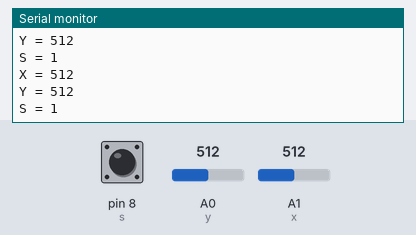
The sketch below on a simulated Arduino Uno, built with avr-gcc and run on an emulated ATmega328P. Parts: the last lines printed to the serial monitor. Inputs (shaded band) come from the test bench; at power-on: A0 (y) = 512, A1 (x) = 512, pin 8 (s) HIGH.

Above: at 1.2 s.
1.3 s: A0 (y) set to 716
At 1.57 s:
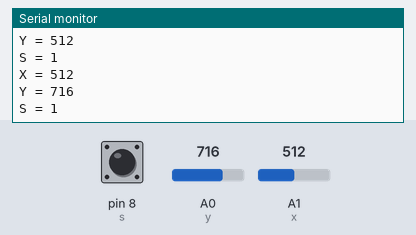
2.8 s: A1 (x) set to 716
At 2.98 s:
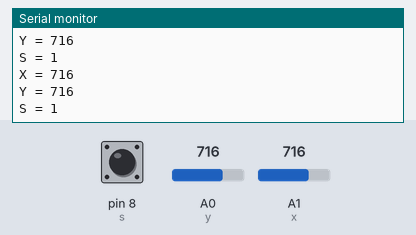
4.3 s: pin 8 (s) pulled LOW for 0.25 s
At 4.58 s:
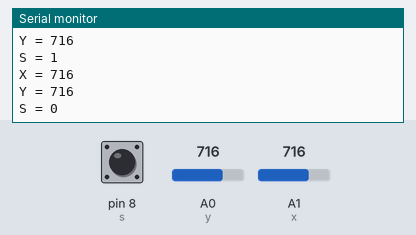
6.0 s: A0 (y) set to 900
At 6.19 s:
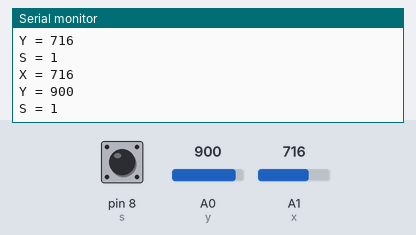
7.5 s: A1 (x) set to 900
At 7.79 s:
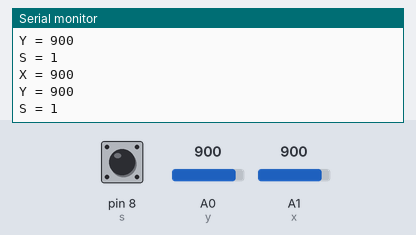
Timing chart, 0 to 10.0 s (numbered marks = the images above; inputs shaded):
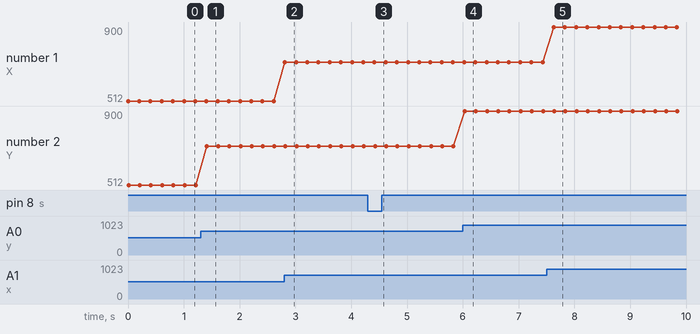

Measured:
- after the input at 1.3 s, the serial monitor: prints a new line after 0.12 s (image 1)
- after the input at 2.8 s, the serial monitor: prints a new line at once (image 2)
- after the input at 4.3 s, the serial monitor: prints a new line after 0.14 s (image 3)
- after the input at 6.0 s, the serial monitor: prints a new line at once (image 4)
- after the input at 7.5 s, the serial monitor: prints a new line after 0.13 s (image 5)
- plotted number 2: 512 → 716 after the input at 1.3 s, 716 → 900 after the input at 6.0 s

The sketch:

Sixteenth.ino
```cpp
// Now we will be introducing to the joystick module............The next one will be a pumped up project

int x = A1;   // Joystick X-axis connected to A1
int y = A0;   // Joystick Y-axis connected to A0
int s = 8;    // Joystick button (SW pin) connected to D8

int xVal;     // store X-axis value
int yVal;     // store Y-axis value
int sVal;     // store button state
int dt = 200; // delay time (ms)

void setup() {
  Serial.begin(9600);      // Start serial monitor
  pinMode(x, INPUT);       // X-axis is analog input
  pinMode(y, INPUT);       // Y-axis is analog input
  pinMode(s, INPUT_PULLUP);// Button as input with pull-up (safer than using digitalWrite HIGH)
}

void loop() {
  // Read joystick values
  xVal = analogRead(x);    // Range 0–1023
  yVal = analogRead(y);    // Range 0–1023
  sVal = digitalRead(s);   // HIGH = not pressed, LOW = pressed

  // Print values
  Serial.print("X = ");
  Serial.println(xVal);
  Serial.print("Y = ");
  Serial.println(yVal);
  Serial.print("S = ");
  Serial.println(sVal);

  delay(dt);               // Small delay to avoid flooding serial
}
```
